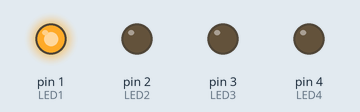
The sketch below on a simulated Arduino Uno, built with avr-gcc and run on an emulated ATmega328P. Parts: output pins drawn as LEDs (lit = HIGH).

Above: at 0.5 s.
At 2.5 s:
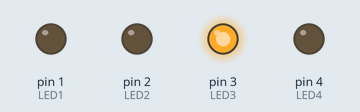
At 3.5 s:
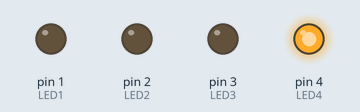
At 5.5 s:
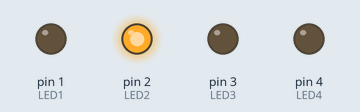
Timing chart, 0 to 7.8 s (numbered marks = the images above):
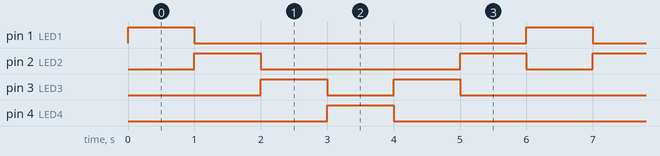

Measured:
- by itself, pin 1 (LED1), pin 4 (LED4): alternates HIGH for 1.0 s and LOW for 5.0 s
- by itself, pin 2 (LED2): repeats every 6.0 s: LOW 3.0 s, HIGH 1.0 s, LOW 1.0 s, HIGH 1.0 s
- by itself, pin 3 (LED3): repeats every 6.0 s: LOW 1.0 s, HIGH 1.0 s, LOW 3.0 s, HIGH 1.0 s

The sketch:

sheet_1_q2.ino
```cpp
int LED1 = 1;
int LED2 = 2;
int LED3 = 3;
int LED4 = 4;

void setup() {
  // put your setup code here, to run once:
pinMode(LED1, OUTPUT);
pinMode(LED2, OUTPUT);
pinMode(LED3, OUTPUT);
pinMode(LED4, OUTPUT);
}

void loop() {
  // put your main code here, to run repeatedly:
digitalWrite(LED1, HIGH);
delay(1000);
digitalWrite(LED1, LOW);
digitalWrite(LED2, HIGH);
delay(1000);
digitalWrite(LED2, LOW);
digitalWrite(LED3, HIGH);
delay(1000);
digitalWrite(LED3, LOW);
digitalWrite(LED4, HIGH);
delay(1000);
digitalWrite(LED4, LOW);
digitalWrite(LED3, HIGH);
delay(1000);
digitalWrite(LED3, LOW);
digitalWrite(LED2, HIGH);
delay(1000);
digitalWrite(LED2, LOW);
}
```
